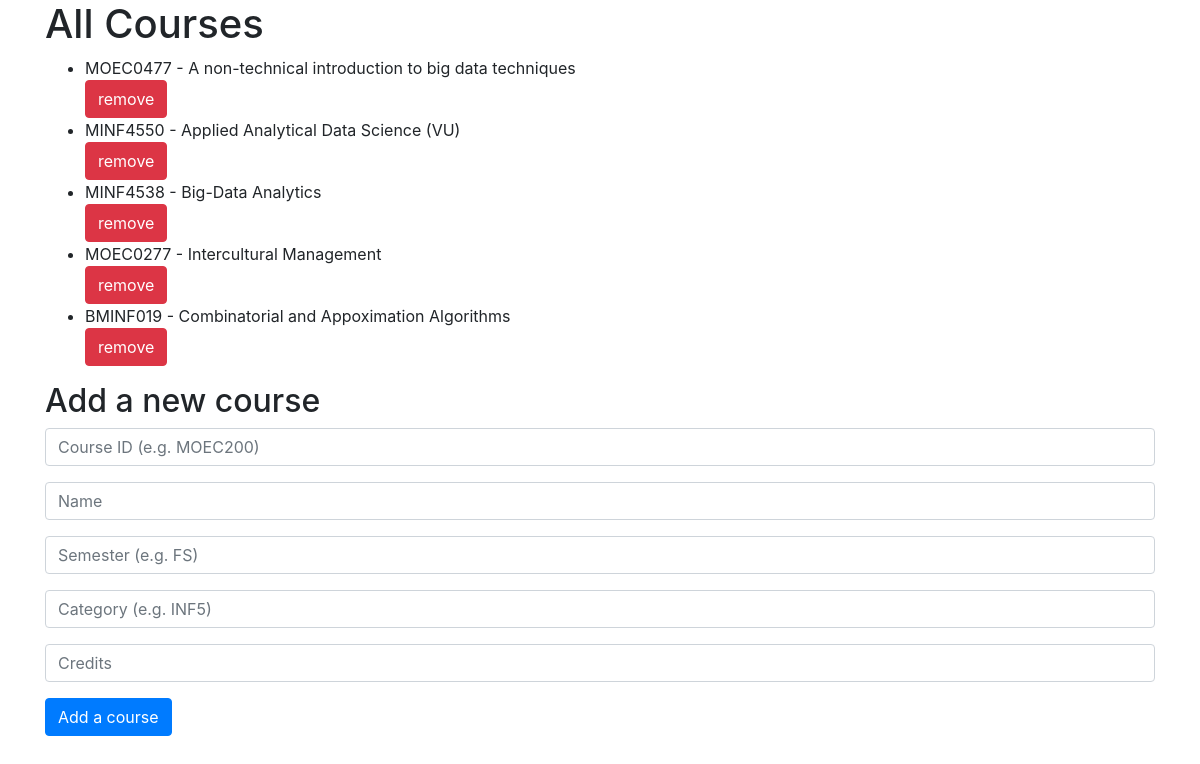
The app's page /courses, older data.
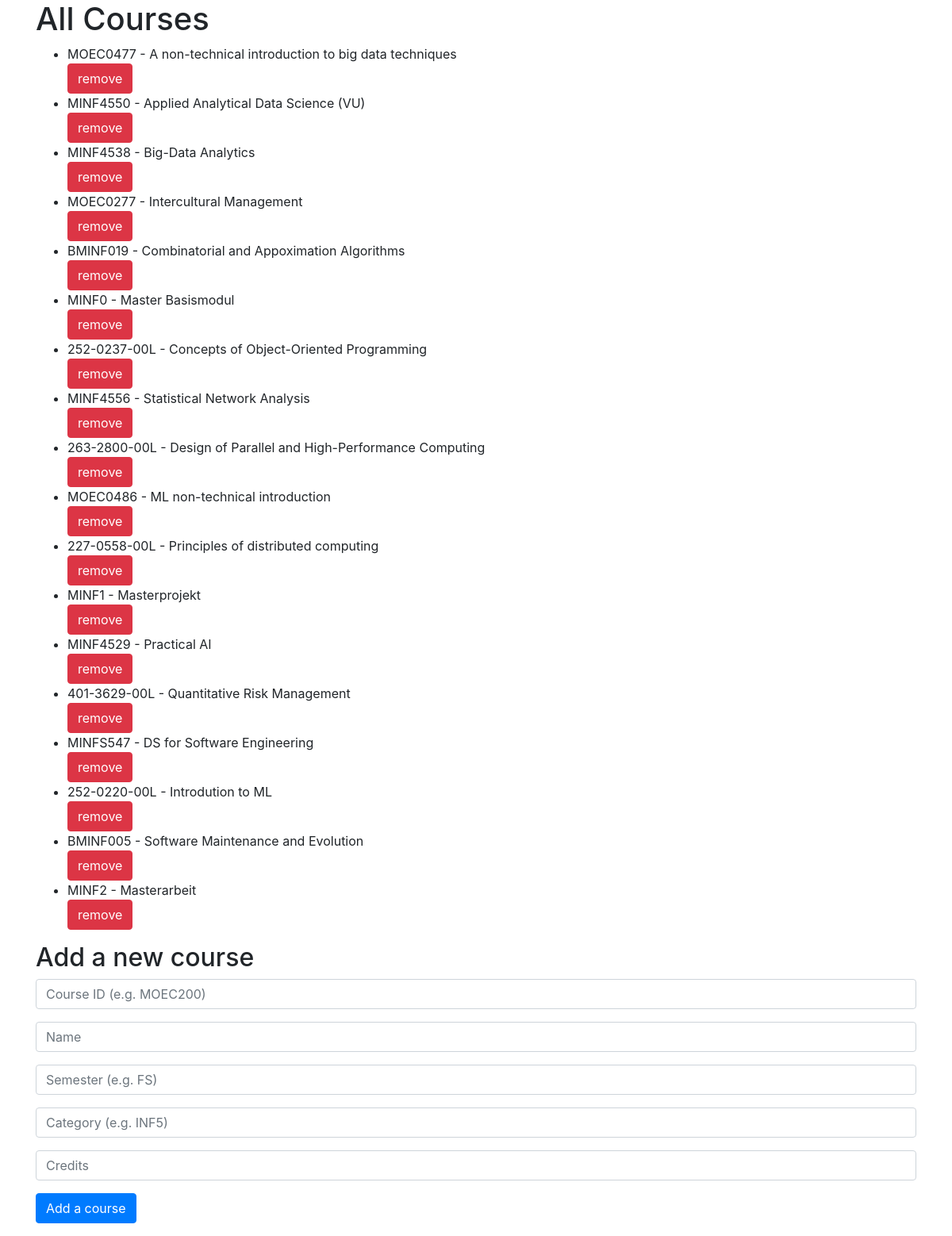
The same page, newer data.
### models.py (models this page shows, shortened)
class Course(db.Model):
    __tablename__ = "courses"
    course_id = db.Column(db.String, primary_key=True)
    name = db.Column(db.String, nullable=False)
    semester = db.Column(db.String, nullable=False)
    category = db.Column(db.String, nullable=False)
    credits = db.Column(db.Integer, nullable=False)
    booked_in = db.relationship("Schedule", backref="course", lazy=True)

### app.py (the view)
@app.route("/courses", methods=["GET"])
def courses():
    courses = Course.query.all()
    return render_template("courses.html", courses=courses)

### templates/courses.html (shortened to what this page needs)
{% extends "layout.html" %}
{% block body %}
    <h1>All Courses</h1>
    <ul>
        {% for course in courses %}
            <li>
                {{ course.course_id }} - {{ course.name }}
                <form action="{{ url_for('remove_course') }}" method="post">
                    <input class="btn btn-danger" type="submit" value="remove">
                </form>
            </li>
        {% endfor %}
    </ul>
    <h2>Add a new course</h2>
    <form action="{{ url_for('add_course') }}" method="post">
        <div class="form-group">
            <input class="form-control" name="course_id", placeholder="Course ID (e.g. MOEC200)">
        </div>
        <div class="form-group">
            <input class="form-control" name="name" placeholder="Name">
        </div>
        <div class="form-group">
            <input class="form-control" name="semester" placeholder="Semester (e.g. FS)">
        </div>
        <div class="form-group">
            <input class="form-control" name="category" placeholder="Category (e.g. INF5)">
        </div>
        <div class="form-group">
                <input class="form-control" name="credits" placeholder="Credits">
            </div>
        <div class="form-group">
            <button class="btn btn-primary">Add a course</button>
        </div>
    </form>
{% endblock %}

### templates/layout.html (shortened to what this page needs)
<!DOCTYPE html>
<html>
    <head>
        <link rel="stylesheet" href="https://stackpath.bootstrapcdn.com/bootstrap/4.3.1/css/bootstrap.min.css">
    </head>
    <body>
        <div class="container">
            {% block body %}
            {% endblock %}
        </div>
    </body>
</html>

Row changes from the older to the newer data that the page shows:
added Course: course_id "MINF0", name "Master Basismodul"
added Course: course_id "252-0237-00L", name "Concepts of Object-Oriented Programming"
added Course: course_id "MINF4556", name "Statistical Network Analysis"
added Course: course_id "263-2800-00L", name "Design of Parallel and High-Performance Computing"
added Course: course_id "MOEC0486", name "ML non-technical introduction"
added Course: course_id "227-0558-00L", name "Principles of distributed computing"
added Course: course_id "MINF1", name "Masterprojekt"
added Course: course_id "MINF4529", name "Practical AI"
added Course: course_id "401-3629-00L", name "Quantitative Risk Management"
added Course: course_id "MINFS547", name "DS for Software Engineering"
added Course: course_id "252-0220-00L", name "Introdution to ML"
added Course: course_id "BMINF005", name "Software Maintenance and Evolution"
added Course: course_id "MINF2", name "Masterarbeit"
